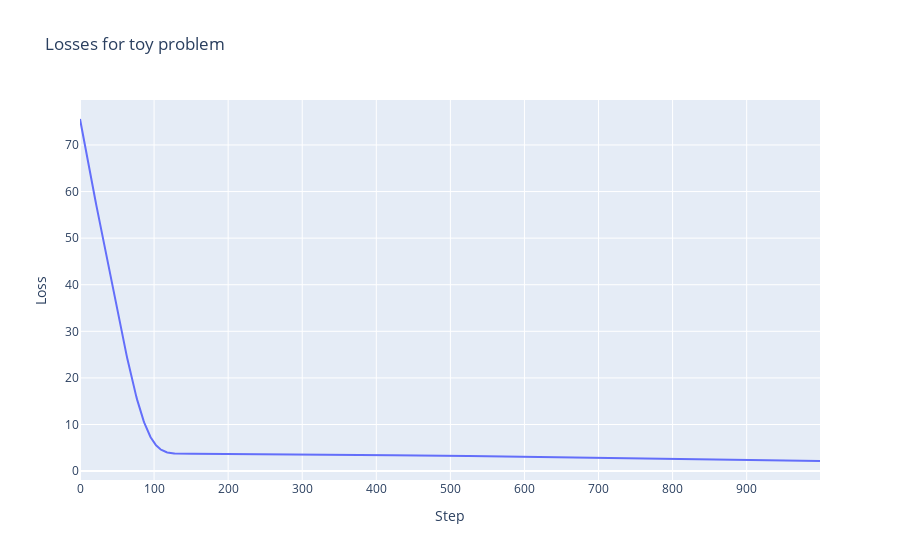

The notebook cell this image was saved under:
### Code cell
# Plot the losses
losses, params = toy_train_loop()
fig = px.line(x=range(len(losses)), y=losses, title='Losses for toy problem', labels={'x':'Step', 'y':'Loss'})
fig.show()

### Figure 1 — Plotly figure (JSON) as saved in the notebook; plotly's stock layout.template omitted (floating-point values rounded to 4 significant figures; data arrays with more than 128 entries replaced by an {"elided": "..."} marker saying what was removed)
{"data": [{"hovertemplate": "Step=%{x}<br>Loss=%{y}<extra></extra>", "legendgroup": "", "line": {"color": "#636efa", "dash": "solid"}, "marker": {"symbol": "circle"}, "mode": "lines", "name": "", "orientation": "h", "showlegend": false, "type": "scatter", "x": {"elided": "1000 int values"}, "xaxis": "x", "y": {"elided": "1000 float values"}, "yaxis": "y"}], "layout": {"legend": {"tracegroupgap": 0}, "title": {"text": "Losses for toy problem"}, "xaxis": {"anchor": "y", "domain": [0, 1], "title": {"text": "Step"}}, "yaxis": {"anchor": "x", "domain": [0, 1], "title": {"text": "Loss"}}}}
